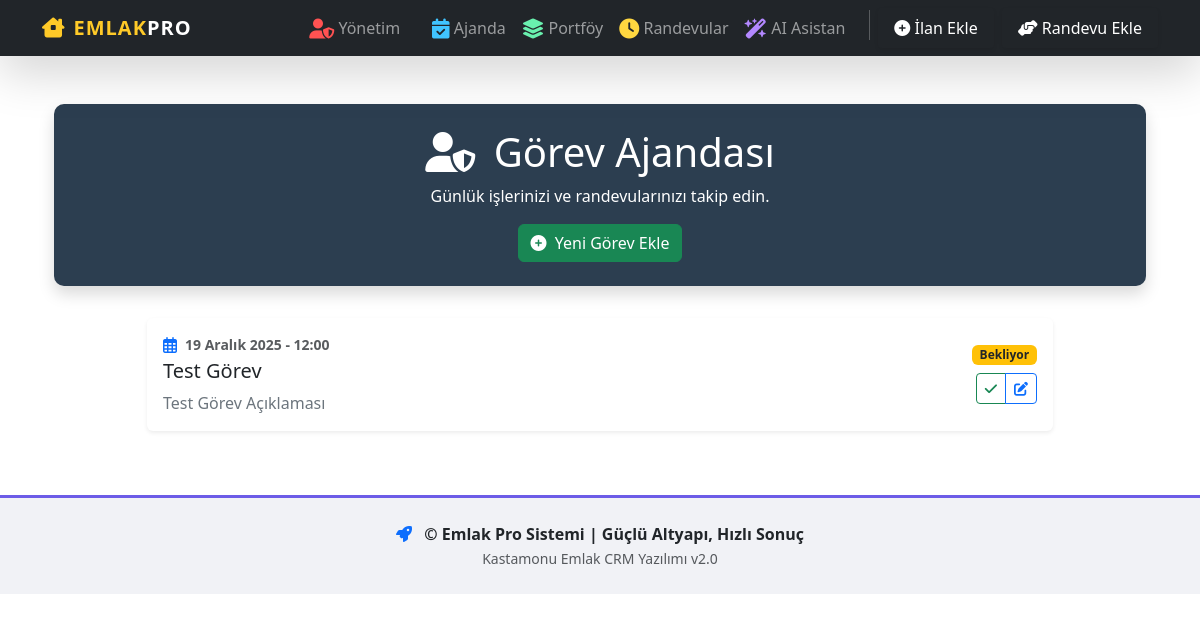
Before: /ajanda/ with the older database file.
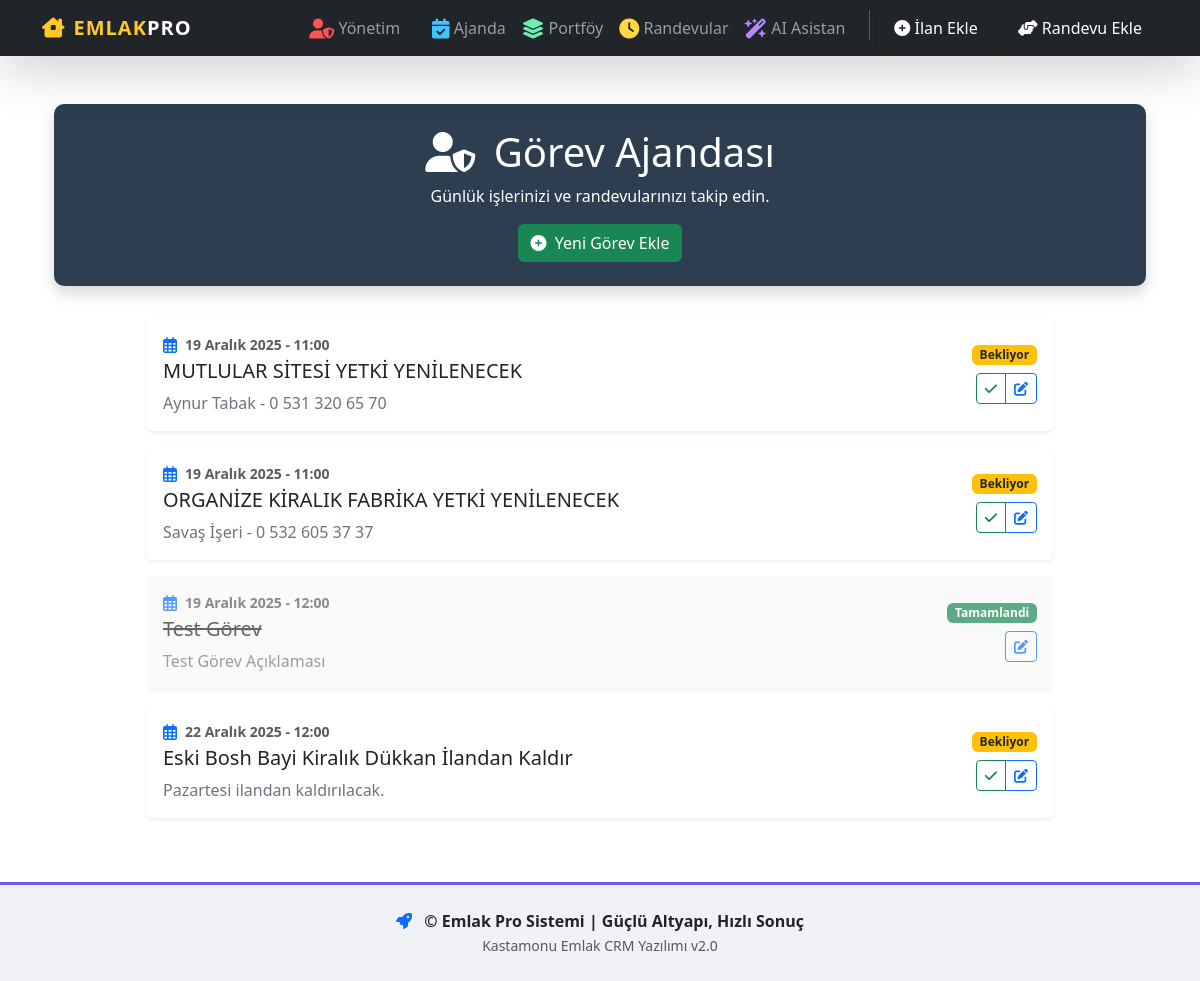
After: the same page with the newer database file.
### ilanlar/models.py (models this page shows, shortened)
class Ajanda(models.Model):
    DURUM_SECENEKLERI = [
        ('Bekliyor', 'Bekliyor'),
        ('Tamamlandi', 'Tamamlandı'),
        ('İptal Edildi', 'İptal Edildi')
    ]
    ONCELIK_SECENEKLERI = [
        ('1', 'Düşük'),
        ('2', 'Orta'),
        ('3', 'Yüksek')
    ]
    baslik = models.CharField(max_length=200, verbose_name="Görev Başlığı")
    aciklama = models.TextField(blank=True, null=True, verbose_name="Açıklama")
    tarih = models.DateTimeField(verbose_name="Görev Tarihi ve Saati")
    oncelik = models.CharField(max_length=1, choices=ONCELIK_SECENEKLERI, default='2', verbose_name="Öncelik")
    durum = models.CharField(max_length=20, choices=DURUM_SECENEKLERI, default='Bekliyor', verbose_name="Durum")
    class Meta:
        verbose_name = "Görev"
        verbose_name_plural = "Ajanda / Görevler"
        ordering = ['tarih']

### ilanlar/views.py (the view)
# urls.py: path('ajanda/', views.ajanda_sayfasi, name='ajanda_sayfasi'),
def ajanda_sayfasi(request):
    gorevler = Ajanda.objects.all().order_by('tarih')
    return render(request, 'ajanda.html', {'gorevler': gorevler})

### ilanlar/templates/ajanda.html (shortened to what this page needs)
{% extends 'base.html' %}
{% block extra_head %}
<link rel="stylesheet" href="https://cdnjs.cloudflare.com/ajax/libs/font-awesome/6.4.0/css/all.min.css">
{% endblock %}
{% block content %}
<div class="container mt-4">
    <div class="agenda-header text-center shadow">
        <div class="container">
            <h1><i class="fas fa-user-shield me-2"></i> Görev Ajandası</h1>
            <p class="mb-0">Günlük işlerinizi ve randevularınızı takip edin.</p>
            <button class="btn btn-success mt-3" data-bs-toggle="modal" data-bs-target="#gorevEkleModal">
                <i class="fas fa-plus-circle me-1"></i> Yeni Görev Ekle
            </button>
        </div>
    </div>
    <div class="row">
        {% for gorev in gorevler %}
        <div class="col-12 col-lg-10 mx-auto mb-3">
            <div
                class="card shadow-sm oncelik-{{ gorev.oncelik }} {% if gorev.durum == 'Tamamlandi' %}tamamlandi{% endif %}">
                <div class="card-body d-flex justify-content-between align-items-center">
                    <div>
                        <div class="d-flex align-items-center mb-1">
                            <i class="far fa-calendar-alt text-primary me-2"></i>
                            <span class="text-muted small fw-bold">{{ gorev.tarih|date:"d E Y - H:i" }}</span>
                        </div>
                        <h5 class="card-title">{{ gorev.baslik }}</h5>
                        <p class="card-text text-secondary mb-0">{{ gorev.aciklama|default:"Açıklama girilmedi." }}</p>
                    </div>
                    <div class="text-end">
                        <span
                            class="badge {% if gorev.durum == 'Bekliyor' %}bg-warning text-dark{% elif gorev.durum == 'Tamamlandi' %}bg-success{% else %}bg-danger{% endif %} mb-2 d-block">
                            {{ gorev.durum }}
                        </span>
                        <div class="btn-group">
                            {% if gorev.durum != 'Tamamlandi' %}
                            <a href="{% url 'gorev_tamamla' gorev.id %}" class="btn btn-sm btn-outline-success"
                                title="Tamamlandı olarak işaretle">
                                <i class="fas fa-check"></i>
                            </a>
                            {% endif %}
                            <a href="/admin/ilanlar/ajanda/{{ gorev.id }}/change/"
                                class="btn btn-sm btn-outline-primary" title="Admin'de Düzenle">
                                <i class="fas fa-edit"></i>
                            </a>
                        </div>
                    </div>
                </div>
            </div>
        </div>
        {% empty %}
        <div class="col-12 col-lg-10 mx-auto">
            <div class="alert alert-info text-center border-0 shadow-sm">
                <i class="fas fa-info-circle me-2"></i> Henüz planlanmış bir görev bulunmuyor.
            </div>
        </div>
        {% endfor %}
    </div>
</div>
{% endblock %}

### ilanlar/templates/base.html (shortened to what this page needs)
{% load static %}
<!DOCTYPE html>
<html lang="tr">
<head>
    <link href="https://cdn.jsdelivr.net/npm/bootstrap@5.3.3/dist/css/bootstrap.min.css" rel="stylesheet">
    <link rel="stylesheet" href="https://cdnjs.cloudflare.com/ajax/libs/font-awesome/6.5.2/css/all.min.css">
    {% block extra_head %}{% endblock %}
</head>
<body>
    <nav class="navbar navbar-expand-lg navbar-dark bg-dark shadow-lg">
        <div class="container">
            <a class="navbar-brand" href="{% url 'ilan_listesi' %}">
                <i class="fa-solid fa-house-chimney-window me-2"></i>EMLAK<span class="text-white">PRO</span>
            </a>
            <div class="collapse navbar-collapse" id="navbarNav">
                <ul class="navbar-nav ms-auto align-items-center">
                    <li class="nav-item">
                        <a class="nav-link btn btn-sm btn-outline-danger ms-md-2 px-3 border-0" href="/admin/">
                            <i class="fas fa-user-shield icon-admin fa-lg"></i> <span
                                class="d-md-none d-lg-inline">Yönetim</span>
                        </a>
                    </li>
                    <li class="nav-item">
                        <a class="nav-link ms-md-2" href="{% url 'ajanda_sayfasi' %}">
                            <i class="fa-solid fa-calendar-check icon-ajanda fa-lg"></i> Ajanda
                        </a>
                    </li>
                    <li class="nav-item">
                        <a class="nav-link" href="{% url 'ilan_listesi' %}">
                            <i class="fa-solid fa-layer-group icon-ilanlar fa-lg"></i> Portföy
                        </a>
                    </li>
                    <li class="nav-item">
                        <a class="nav-link" href="{% url 'randevu_listesi' %}">
                            <i class="fa-solid fa-clock icon-randevu fa-lg"></i> Randevular
                        </a>
                    </li>
                    <li class="nav-item">
                        <a class="nav-link" href="{% url 'ai_asistan' %}">
                            <i class="fa-solid fa-wand-magic-sparkles icon-ai fa-lg"></i> AI Asistan
                        </a>
                    </li>
                    <li class="nav-item">
                        <a class="nav-link btn btn-sm btn-success text-white ms-md-2 px-3 btn-hover shadow-sm"
                            href="/admin/ilanlar/ilan/add/">
                            <i class="fa-solid fa-circle-plus"></i> İlan Ekle
                        </a>
                    </li>
                    <li class="nav-item">
                        <a class="nav-link btn btn-sm btn-primary text-white ms-md-2 px-3 btn-hover shadow-sm"
                            href="/admin/ilanlar/randevu/add/">
                            <i class="fa-solid fa-handshake-angle"></i> Randevu Ekle
                        </a>
                    </li>
                </ul>
            </div>
        </div>
    </nav>
    <div class="container my-5">
        {% block content %}{% endblock content %}
    </div>
    <footer class="py-4 text-center mt-auto">
        <div class="container">
            <p class="mb-0 fw-bold">
                <i class="fa-solid fa-rocket text-primary me-2"></i>
                © {{"now"|date:"Y"}} Emlak Pro Sistemi | Güçlü Altyapı, Hızlı Sonuç
            </p>
            <small class="text-muted">Kastamonu Emlak CRM Yazılımı v2.0</small>
        </div>
    </footer>
</body>
</html>

### ilanlar/templates/base.html (style rules this page uses)
.nav-link { transition: all 0.3s ease; }
.navbar-brand { font-weight: 800; letter-spacing: 1px; color: #ffca28 !important; }
.icon-admin { color: #ff5252; }
.icon-ajanda { color: #40c4ff; }
.icon-ilanlar { color: #69f0ae; }
.icon-randevu { color: #ffd740; }
.icon-ai { color: #b388ff; }
footer { border-top: 3px solid #6c5ce7; background: #f1f2f6 !important; }

### ilanlar/templates/ajanda.html (style rules this page uses)
.agenda-header { background: #2c3e50; color: white; padding: 1.5rem 0; margin-bottom: 2rem; border-radius: 10px; }
.oncelik-3 { border-left: 5px solid #e74c3c; }
.oncelik-2 { border-left: 5px solid #f39c12; }
.card { transition: transform 0.2s; border: none; }
.tamamlandi { background-color: #f8f9fa; opacity: 0.7; }
.tamamlandi .card-title { text-decoration: line-through; }

Changed rows visible on the page:
added Ajanda: tarih "19 Aralık 2025 - 11:00", baslik "MUTLULAR SİTESİ YETKİ YENİLENECEK", aciklama "Aynur Tabak - 0 531 320 65 70", durum "Bekliyor"
added Ajanda: tarih "19 Aralık 2025 - 11:00", baslik "ORGANİZE KİRALIK FABRİKA YETKİ YENİLENECEK", aciklama "Savaş İşeri - 0 532 605 37 37", durum "Bekliyor"
changed Ajanda "Test Görev": durum "Bekliyor" → "Tamamlandi"
added Ajanda: tarih "22 Aralık 2025 - 12:00", baslik "Eski Bosh Bayi Kiralık Dükkan İlandan Kaldır", aciklama "Pazartesi ilandan kaldırılacak.", durum "Bekliyor"
